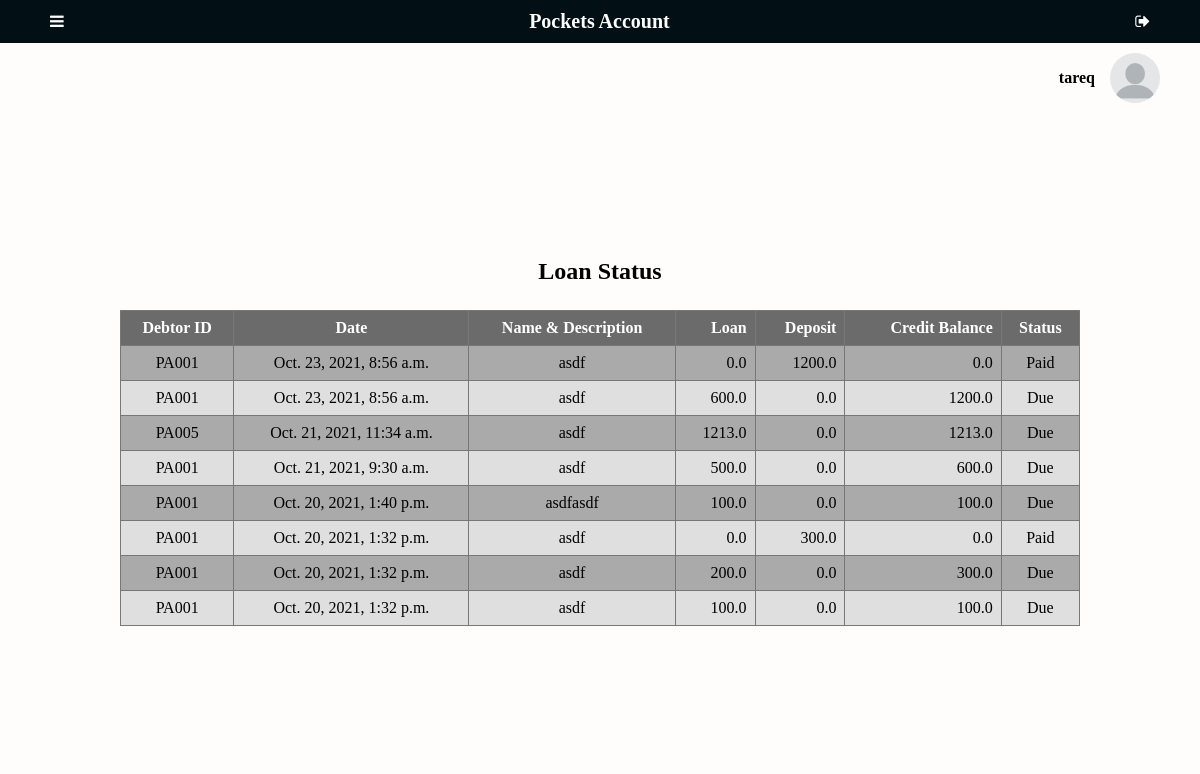
Before: /loan/ (signed in) with the older database file.
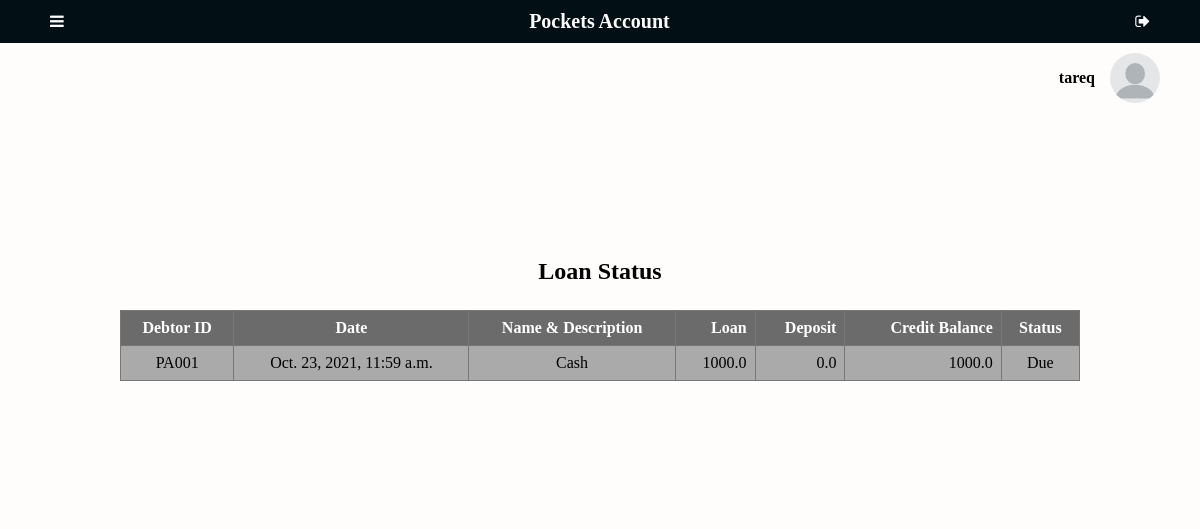
After: the same page with the newer database file.
### app/models.py (models this page shows)
class Account(models.Model):
    debtor = models.ForeignKey(Debtor, on_delete=models.SET_NULL, blank=True, null=True)
    description = models.TextField(blank=True, null= True)
    loan = models.FloatField(default=0, null=True, blank=True)
    deposit = models.FloatField(default=0, null=True, blank=True)
    balance = models.FloatField(default=0, null=True, blank=True)
    date = models.DateTimeField(auto_now_add=True)
    status = models.BooleanField(default=False, null=True, blank=False)

class Debtor(models.Model):
    debtorName = models.CharField(max_length=50)
    phone = models.CharField(max_length=15, blank=True, null= True)
    address = models.TextField(blank=True, null= True)
    img = models.ImageField(upload_to='pics', null=True, blank=True)
    lender = models.ForeignKey(User, on_delete=models.SET_NULL, blank=True, null=True)
    totalbalance = models.FloatField(default=0, null=True, blank=True)
    def __str__(self):
        return "PA00" +str(self.id)

### app/views.py (the view)
# urls.py: path('loan/', views.loan, name='loan'),
@login_required(login_url='login')
def loan(request):
    profile = Debtor.objects.filter(lender=request.user.id).all()
    accounts = Account.objects.filter(debtor__in=profile).order_by('-date')
    return render(request, "app/loan.html",{
        "accounts":accounts,
    })

### app/templates/app/loan.html (shortened to what this page needs)
{% extends "app/layout.html" %}
{% block body %}
<main>
    <div class="tablecontainer">
        <h2>Loan Status</h2>
        <table>
            <tr>
                <th>Debtor ID</th>
                <th>Date</th>
                <th>Name & Description</th>
                <th class="ralign">Loan</th>
                <th class="ralign">Deposit</th>
                <th class="ralign">Credit Balance</th>
                <th>Status</th>
            </tr>
            {% for account in accounts %}
            <tr>
                <td>{{ account.debtor }}</td>
                <td>{{ account.date }}</td>
                <td>{{ account.description }}</td>
                <td class="ralign">{{ account.loan }}</td>
                <td class="ralign">{{ account.deposit }}</td>
                <td class="ralign">{{ account.balance }}</td>
                {% if account.status %}
                  <td>Paid</td>
                {% else %}
                <td>Due</td>
                {% endif %}
            </tr>
            {% endfor %}
        </table>
    </div>
</main>
{% endblock %}

Changed rows visible on the page:
removed Account: debtor "PA001", date "Oct. 23, 2021, 8:56 a.m.", description "asdf", loan "0.0", deposit "1200.0", balance "0.0", status "Paid"
removed Account: debtor "PA001", date "Oct. 23, 2021, 8:56 a.m.", description "asdf", loan "600.0", deposit "0.0", balance "1200.0", status "Due"
removed Account: debtor "PA005", date "Oct. 21, 2021, 11:34 a.m.", description "asdf", loan "1213.0", deposit "0.0", balance "1213.0", status "Due"
removed Account: debtor "PA001", date "Oct. 21, 2021, 9:30 a.m.", description "asdf", loan "500.0", deposit "0.0", balance "600.0", status "Due"
removed Account: debtor "PA001", date "Oct. 20, 2021, 1:40 p.m.", description "asdfasdf", loan "100.0", deposit "0.0", balance "100.0", status "Due"
removed Account: debtor "PA001", date "Oct. 20, 2021, 1:32 p.m.", description "asdf", loan "0.0", deposit "300.0", balance "0.0", status "Paid"
removed Account: debtor "PA001", date "Oct. 20, 2021, 1:32 p.m.", description "asdf", loan "200.0", deposit "0.0", balance "300.0", status "Due"
changed Account "PA001": date "Oct. 20, 2021, 1:32 p.m." → "Oct. 23, 2021, 11:59 a.m."; description "asdf" → "Cash"; loan "100.0" → "1000.0"; balance "100.0" → "1000.0"
